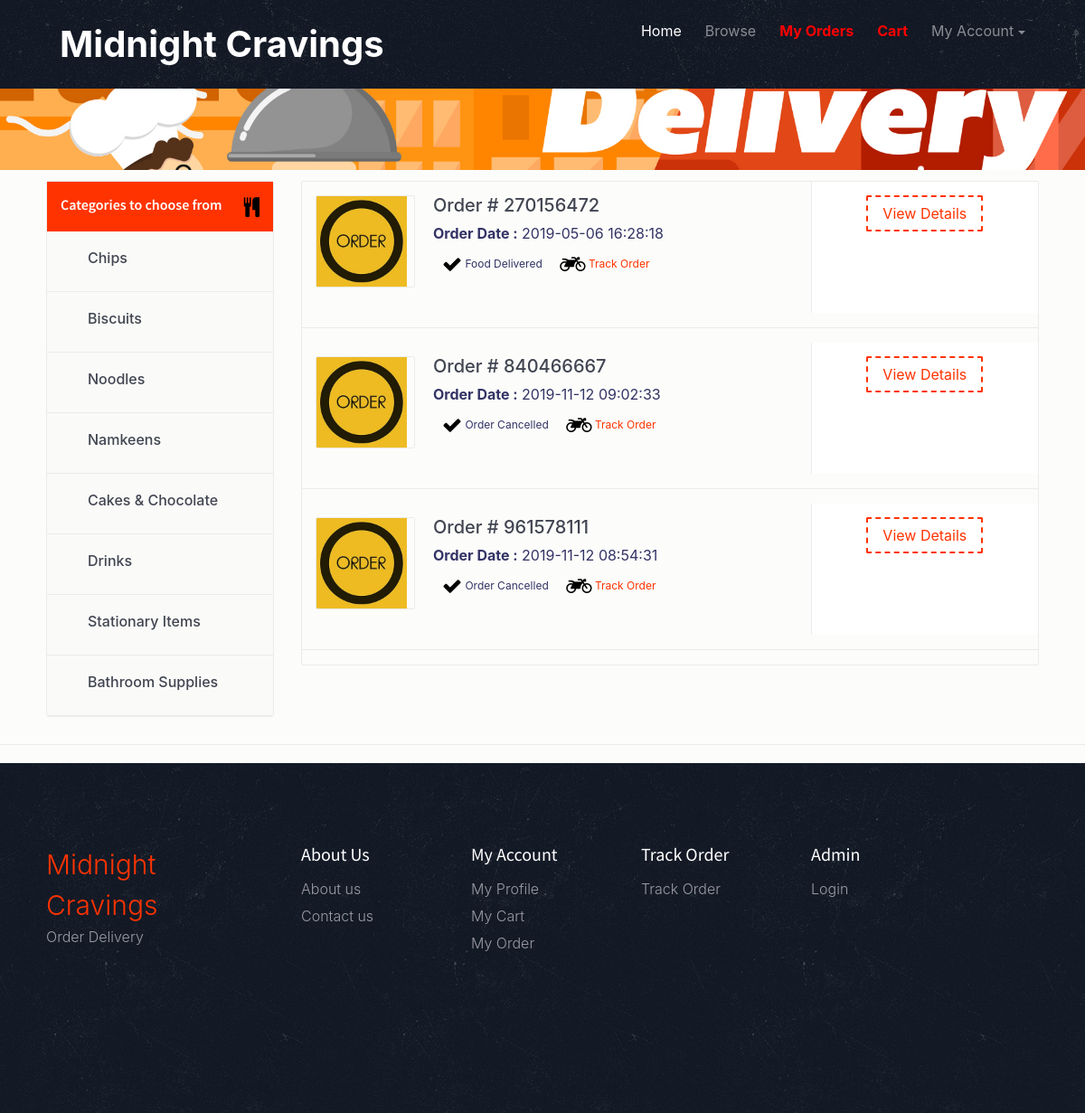
Page /my-order.php (signed in) on the committed database.
### tables this page shows
CREATE TABLE `tblcategory` (
  `ID` int(5) NOT NULL,
  `CategoryName` varchar(120) DEFAULT NULL,
  `CreationDate` timestamp NULL DEFAULT current_timestamp()
);

CREATE TABLE `tblorderaddresses` (
  `ID` int(11) NOT NULL,
  `UserId` char(100) DEFAULT NULL,
  `Ordernumber` char(100) DEFAULT NULL,
  `Flatnobuldngno` varchar(255) DEFAULT NULL,
  `StreetName` varchar(255) DEFAULT NULL,
  `Area` varchar(255) DEFAULT NULL,
  `Landmark` varchar(255) DEFAULT NULL,
  `City` varchar(255) DEFAULT NULL,
  `OrderTime` timestamp NOT NULL DEFAULT current_timestamp(),
  `OrderFinalStatus` varchar(255) DEFAULT NULL
);

### my-order.php (the view, shortened to what this page needs)
<?php
include_once('includes/dbconnection.php');
if (strlen($_SESSION['fosuid']==0)) {
  header('location:logout.php');
  } else {
  ?>
<!DOCTYPE html>
<html lang="en">
<head>
    <link href="css/bootstrap.min.css" rel="stylesheet">
    <link href="css/font-awesome.min.css" rel="stylesheet">
    <link href="css/animsition.min.css" rel="stylesheet">
    <link href="css/animate.css" rel="stylesheet">
    <link href="css/style.css" rel="stylesheet">
</head>
<body>
    <div class="site-wrapper animsition" data-animsition-in="fade-in" data-animsition-out="fade-out">
        <header id="header" class="header-scroll top-header headrom">
       <?php include_once('includes/header.php');?>
        </header>
        <div class="page-wrapper">
            <div class="inner-page-hero bg-image" data-image-src="images/online.jpg">
            </div>
            <div class="result-show">
                <div class="container">
                    <div class="row">
                        <div class="col-sm-3">
                    </div>
                </div>
            </div>
            <section class="restaurants-page">
                <div class="container">
                    <div class="row">
                        <div class="col-xs-12 col-sm-5 col-md-5 col-lg-3">
                            <div class="sidebar clearfix m-b-20">
                                <div class="main-block">
                                    <div class="sidebar-title white-txt">
                                        <h6>Categories to choose from</h6> <i class="fa fa-cutlery pull-right"></i> </div>
                                    <?php
      $query=mysqli_query($con,"select * from  tblcategory");
              while($row=mysqli_fetch_array($query))
              {
              ?>
                               <ul>
                                            <li>
                                                <label class="custom-control custom-checkbox">
                                                    <span class="custom-control-description"><a href="viewfood-categorywise.php?catid=<?php echo $row['CategoryName'];?>"><?php echo $row['CategoryName'];?></a></span> </label>
                                            </li>
                                        </ul>
                                        <?php } ?>
                                    <div class="clearfix"></div>
                                </div>
                            </div>
                        </div>
                        <div class="col-xs-12 col-sm-7 col-md-7 col-lg-9">
                            <div class="bg-gray restaurant-entry">
<?php
$uid=$_SESSION['fosuid'];
      $query=mysqli_query($con,"select * from  tblorderaddresses  where UserId='$uid'");
              while($row=mysqli_fetch_array($query))
              { ?>
                                <div class="row">
                                    <div class="col-sm-12 col-md-12 col-lg-8 text-xs-center text-sm-left">
                                        <div class="entry-logo">
                                <a class="img-fluid" href="order-details.php?orderid=<?php echo $row['Ordernumber'];?>"><img src="images/order.jpg" width="100" height="100" alt="Order "></a>
                                        </div>
                                        <div class="entry-dscr">
         <h5><a href="order-details.php?orderid=<?php echo $row['Ordernumber'];?>">Order # <?php echo $row['Ordernumber'];?></a></h5>
         <p><b>Order Date :</b> <?php echo $row['OrderTime']?></p>
                                            <ul class="list-inline">
                                                <li class="list-inline-item"><i class="fa fa-check"></i>
                                                    <?php $status=$row['OrderFinalStatus'];
if($status==''){
 echo "Waiting for Restaurant confirmation";
} else{
echo $status;
}
                                                    ?></li>
                                                <li class="list-inline-item"><i class="fa fa-motorcycle"></i>
 <a href="javascript:void(0);" onClick="popUpWindow('trackorder.php?oid=<?php echo htmlentities($row['Ordernumber']);?>');" title="Track order">Track Order</a></li>
                                            </ul>
                                        </div>
                                    </div>
                                    <div class="col-sm-12 col-md-12 col-lg-4 text-xs-center">
                                        <div class="right-content bg-white">
                                            <div class="right-review">
                                     <a href="order-details.php?orderid=<?php echo $row['Ordernumber'];?>" class="btn theme-btn-dash">View Details</a> </div>
                                        </div>
                                    </div>
                                </div>
                                <hr />
                            <?php } ?>
                            </div>
                            </div>
                        </div>
                    </div>
                </div>
            <?php include('includes/footer.php');?>
        </div>
    </div>
</body>
</html>
<?php } ?>

### css/style.css (style rules this page uses)
body { background: rgba(252, 251, 249, 0.68); font-size: 16px; color: #4d4f56; font-weight: 400; overflow-x: hidden; }
.h1, .h2, .h3, .h4, .h5, .h6, h1, h2, h3, h4, h5, h6 { font-family: "Source Sans Pro", sans-serif; color: #25282b; }
a { color: #f30; }
ul { list-style-type: none; padding: 0; }
hr { margin-top: 1rem; margin-bottom: 1rem; border: 0; border-top: 1px solid #eaebeb; }
.container { max-width: 1270px; width: 94%; }
.page-wrapper { padding-top: 68px; }
.custom-control { padding-left: 30px; }
.form-control-lg, .dropdown-menu, .btn, .btn-group-lg>.btn, .btn-lg, .img-rounded { border-radius: 2px }
.btn { transition: all .4s; }
.theme-btn-dash { border: 2px dashed #f30; background-color: transparent; color: #f30 }
.bg-white { background-color: #fff }
.m-b-20 { margin-bottom: 20px; }
#header { position: fixed; width: 100%; border: 0; z-index: 99; }
.inner-page-hero { padding-top: 5%; padding-bottom: 5%; }
.result-show div i { margin-left: 10px; font-size: 22px; vertical-align: middle; color: #000; }
.result-show { padding: 7px 0 10px; border-bottom: 1px solid #eaebeb; color: #333366; margin-bottom: 20px; }
.result-show p { padding: 0; margin: 5px 0; }
.sidebar { border: 1px solid #eaebeb; background: #fafaf8; border-radius: 3px; }
.sidebar-title { padding: 15px 15px 15px; background: #f30; float: left; width: 100%; }
.sidebar-title h6 { float: left; margin-bottom: 0; color: #fff; font-size: 16px; font-weight: 600; line-height: 20px; }
.sidebar-title i { float: right; color: #fff; font-size: 15px; margin-top: 3px; }
.main-block ul li { line-height: 28px; font-weight: 300; display: block; border-bottom: 1px solid #eaebeb; font-weight: 500; color: #414551; }
.main-block ul li a { color: #414551; display: block; font-weight: 500; padding: 15px; }
.main-block ul { float: left; width: 100%; margin-bottom: 0; }
.main-block ul li:first-of-type { border-top: none }
.restaurant-entry { border: 1px solid #eaebeb; border-radius: 2px; margin-bottom: 20px; }
.restaurant-entry .entry-logo { float: left; width: 110px; height: auto; border: 1px solid #eaebeb; border-radius: 2px; margin-top: 15px; margin-left: 15px; overflow: hidden }
.restaurant-entry .entry-logo img { max-width: 100%; display: block }
.restaurant-entry .entry-dscr { padding-left: 145px; margin-top: 15px; }
.restaurant-entry .entry-dscr h5 a { color: #414551; font-weight: 500; font-family: -apple-system, BlinkMacSystemFont, "Segoe UI", Roboto, "Helvetica Neue", Arial, sans-serif; }
.restaurant-entry .entry-dscr ul li { font-size: 12px; margin-top: 7px; }
.restaurant-entry .right-review { padding: 15px 10px; border-left: 1px solid #eaebeb; min-height: 145px; }

### rows in the picture
tblcategory: CategoryName "Chips"
tblcategory: CategoryName "Biscuits"
tblcategory: CategoryName "Noodles"
tblcategory: CategoryName "Namkeens"
tblcategory: CategoryName "Cakes & Chocolate"
tblcategory: CategoryName "Drinks"
tblcategory: CategoryName "Stationary Items"
tblcategory: CategoryName "Bathroom Supplies"
tblorderaddresses: Ordernumber "270156472", OrderTime "2019-05-06 16:28:18", OrderFinalStatus "Food Delivered"
tblorderaddresses: Ordernumber "840466667", OrderTime "2019-11-12 09:02:33", OrderFinalStatus "Order Cancelled"
tblorderaddresses: Ordernumber "961578111", OrderTime "2019-11-12 08:54:31", OrderFinalStatus "Order Cancelled"
